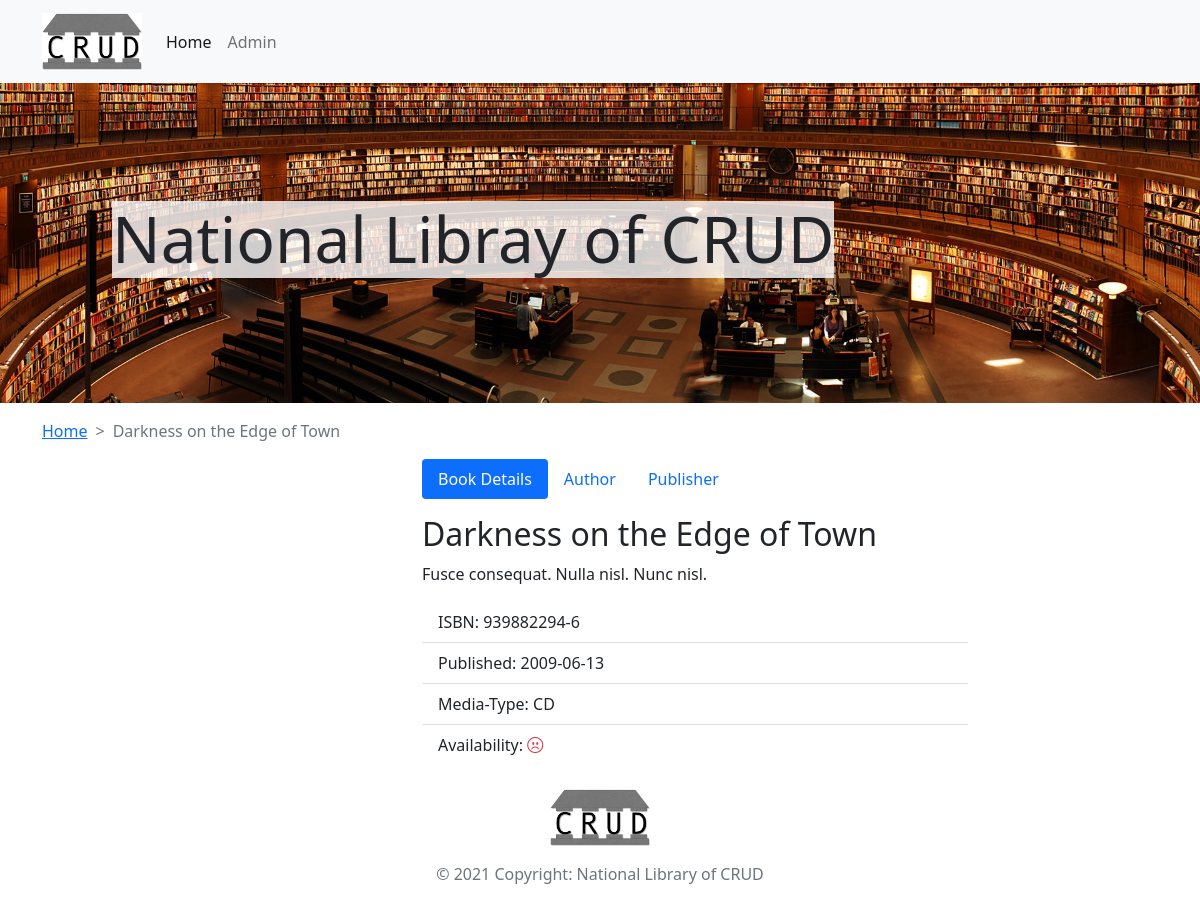
Screenshot of /details.php?mid=0000000001 with the database file from the repository.
### tables this page shows
CREATE TABLE `media` (
  `mid` int(10) UNSIGNED ZEROFILL NOT NULL,
  `title` varchar(50) NOT NULL,
  `image` varchar(2000) NOT NULL,
  `isbn` char(13) NOT NULL,
  `description` text NOT NULL,
  `pub_date` date NOT NULL,
  `isAvailable` tinyint(1) NOT NULL,
  `type` enum('book','cd','dvd','') NOT NULL,
  `pid` int(10) UNSIGNED ZEROFILL NOT NULL
);

### components/c_details.php (the view, shortened to what this page needs)
<?php
    require_once 'actions/db_connect.php';
    if(isset($_GET["mid"])) {
        $mid = $_GET["mid"];
    } else {
        exitGracefully();
    }
    $sql = "SELECT *
            FROM media
            INNER JOIN media_author
            ON media.mid = media_author.mid
            INNER JOIN author
            ON media_author.aid = author.aid
            INNER JOIN publisher
            ON media.pid = publisher.pid
            WHERE media.mid=$mid";
    $result = $mysqli->query($sql);
    $media = $result->fetch_all(MYSQLI_ASSOC);
?>
<nav style="--bs-breadcrumb-divider: '>';" aria-label="breadcrumb">
    <ol class="breadcrumb">
        <li class="breadcrumb-item"><a href="index.php">Home</a></li>
        <li class="breadcrumb-item active" aria-current="page"><?php echo $media[0]["title"] ?></li>
    </ol>
</nav>
<div class="row g-4">
    <div class="col-sm-4">
    </div>
    <div class="col-sm-6">
        <ul class="nav nav-pills mb-3" id="pills-tab" role="tablist">
            <li class="nav-item" role="presentation">
                <button class="nav-link active" id="pills-details-tab" data-bs-toggle="pill" data-bs-target="#pills-details" type="button" role="tab" aria-controls="pills-details" aria-selected="true">Book Details</button>
            </li>
            <li class="nav-item" role="presentation">
                <button class="nav-link" id="pills-author-tab" data-bs-toggle="pill" data-bs-target="#pills-author" type="button" role="tab" aria-controls="pills-author" aria-selected="false">Author</button>
            </li>
            <li class="nav-item" role="presentation">
                <button class="nav-link" id="pills-publisher-tab" data-bs-toggle="pill" data-bs-target="#pills-publisher" type="button" role="tab" aria-controls="pills-publisher" aria-selected="false">Publisher</button>
            </li>
        </ul>
        <div class="tab-content" id="pills-tabContent">
        <div class="tab-pane fade show active" id="pills-details" role="tabpanel" aria-labelledby="pills-details-tab">
            <p class="h2"><?php echo $media[0]["title"] ?></p>
            <p class=""><?php echo $media[0]["description"] ?></p>
        <ul class="list-group list-group-flush">
            <li class="list-group-item">ISBN: <?php echo $media[0]["isbn"] ?></li>
            <li class="list-group-item">Published: <?php echo $media[0]["pub_date"] ?></li>
            <li class="list-group-item">Media-Type: </i><?php echo strtoupper($media[0]["type"]) ?></li>
            <li class="list-group-item">Availability: <?php echo $media[0]["isAvailable"]? '<i class="bi bi-emoji-smile text-success"></i>' : '<i class="bi bi-emoji-frown text-danger"></i>' ?></li>
        </ul>
        </div>
    </div>
</div>

### css/style.css (style rules this page uses)
.logo { width: 100px; max-height: 100%; object-fit: contain; }
.hero { background: #fff url(../img/pexels-tamas-meszaros-12064.jpg) no-repeat center center; background-size: cover; height: 40vh; }
.bg-darker { background-color: rgba(255, 255, 255, 0.8); display: inline-block; }

### rows the page displays
media: title "Darkness on the Edge of Town", description "Fusce consequat. Nulla nisl. Nunc nisl.", isbn "939882294-6", pub_date "2009-06-13", type "CD"
